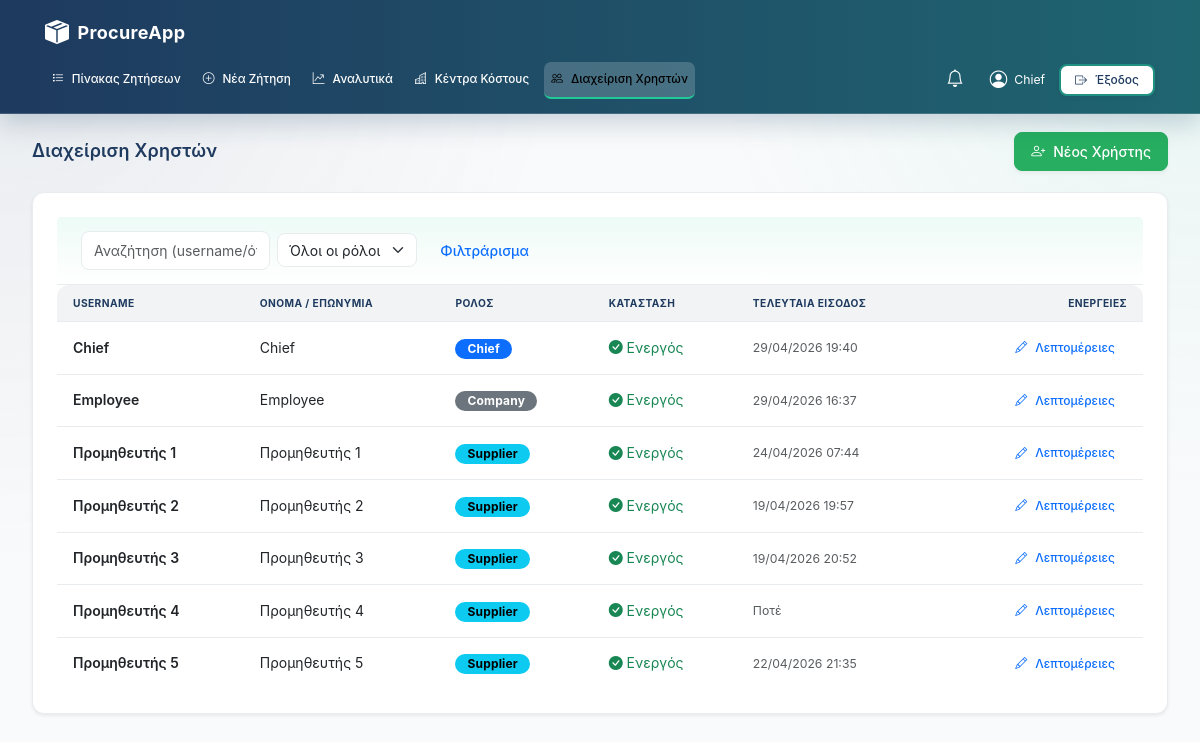
The app's page /chief/users (signed in), older data.
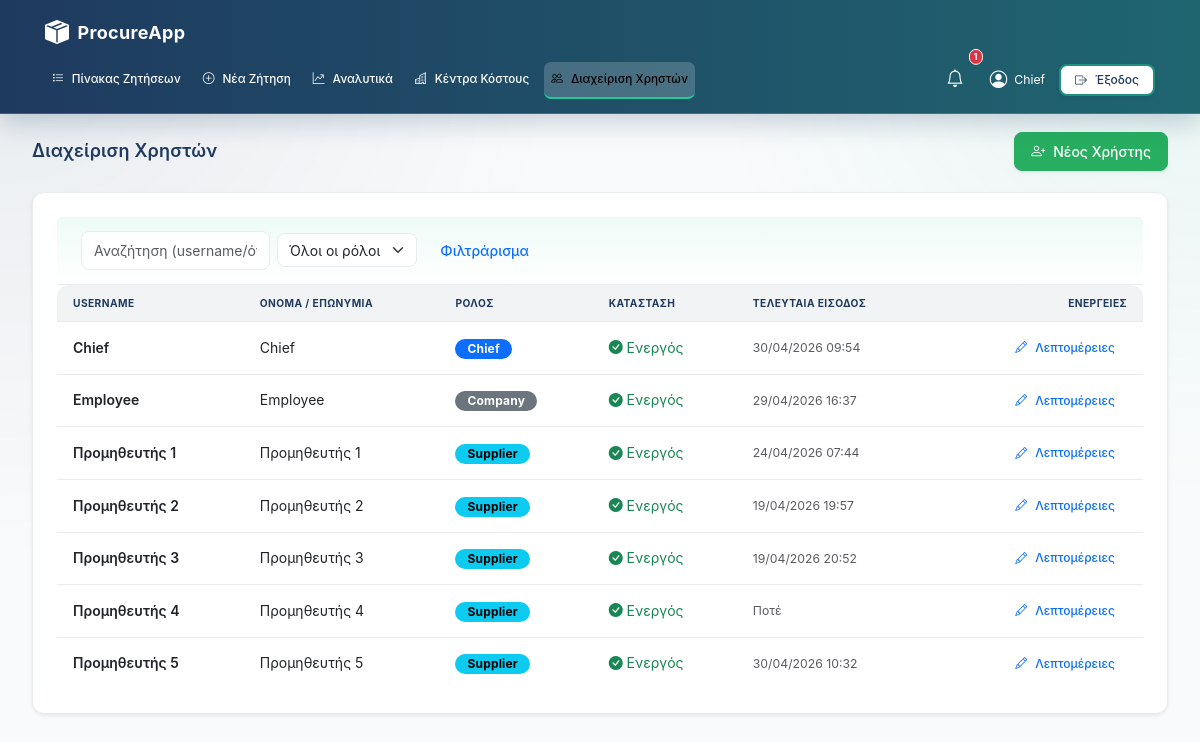
The same page, newer data.
### models.py (models this page shows, shortened)
class User(db.Model):
    __tablename__ = "users"
    id = db.Column(db.Integer, primary_key=True)
    username = db.Column(db.String(80), unique=True, nullable=False)
    display_name = db.Column(db.String(120), nullable=False)
    role = db.Column(db.String(20), nullable=False)
    password_hash = db.Column(db.String(255), nullable=False)
    is_active = db.Column(db.Boolean, default=True, nullable=False)
    created_at = db.Column(db.DateTime, default=datetime.utcnow)
    last_login_at = db.Column(db.DateTime, nullable=True)
    first_name = db.Column(db.String(120), nullable=True)
    last_name  = db.Column(db.String(120), nullable=True)
    approval_limit = db.Column(db.Numeric(12, 2), default=500.00)
    bids = db.relationship("Bid", backref="supplier", lazy=True)

### app/routes/admin.py (the view)
@admin_bp.route("/users")
@require_role("chief")
def users():
    users_list = User.query.all()
    return render_template("chief_users.html", users=users_list)

### app/auth.py (called while the page is built)
def require_roles(*roles):
    def wrap(fn):
        @wraps(fn)
        def inner(*args, **kwargs):
            if session.get("role") not in roles:
                flash("Δεν έχεις δικαίωμα πρόσβασης.", "danger")
                return redirect(url_for("auth.login"))
            return fn(*args, **kwargs)
        return inner
    return wrap

### templates/chief_users.html (shortened to what this page needs)
{% extends "base.html" %}
{% block content %}
<div class="d-flex justify-content-between align-items-center mb-4">
    <h3 class="mb-0">Διαχείριση Χρηστών</h3>
    <a class="btn btn-success" href="{{ url_for('admin.user_new') }}"><i class="bi bi-person-plus"></i> Νέος Χρήστης</a>
</div>
<div class="card shadow-sm">
  <div class="card-header bg-white py-3">
      <form class="row g-2 align-items-center" method="get">
        <div class="col-sm-6 col-md-4">
          <input class="form-control" name="q" value="{{ q or '' }}" placeholder="Αναζήτηση (username/όνομα)...">
        </div>
        <div class="col-sm-4 col-md-3">
          <select class="form-select" name="role">
            <option value="all">Όλοι οι ρόλοι</option>
          </select>
        </div>
        <div class="col-auto">
          <button class="btn btn-outline-primary">Φιλτράρισμα</button>
        </div>
      </form>
  </div>
  <div class="table-responsive">
    <table class="table table-hover align-middle mb-0">
      <thead class="table-light">
        <tr>
          <th>Username</th>
          <th>Όνομα / Επωνυμία</th>
          <th>Ρόλος</th>
          <th>Κατάσταση</th>
          <th>Τελευταία Είσοδος</th>
          <th class="text-end">Ενέργειες</th>
        </tr>
      </thead>
      <tbody>
        {% for u in users %}
        <tr>
          <td class="fw-semibold">{{ u.username }}</td>
          <td>{{ u.display_name }}</td>
          <td>
            {% if u.role == 'chief' %}<span class="badge text-bg-primary">Chief</span>
            {% elif u.role == 'company' %}<span class="badge text-bg-secondary">Company</span>
            {% elif u.role == 'supplier' %}<span class="badge text-bg-info">Supplier</span>
            {% else %}<span class="badge text-bg-light text-dark">{{ u.role }}</span>{% endif %}
          </td>
          <td>
            {% if u.is_active %}
              <span class="text-success"><i class="bi bi-check-circle-fill"></i> Ενεργός</span>
            {% else %}
              <span class="text-muted"><i class="bi bi-x-circle-fill"></i> Ανενεργός</span>
            {% endif %}
          </td>
          <td class="text-muted small">{{ u.last_login_at.strftime('%d/%m/%Y %H:%M') if u.last_login_at else 'Ποτέ' }}</td>
          <td class="text-end">
            <a class="btn btn-sm btn-outline-primary" href="{{ url_for('admin.user_detail', user_id=u.id) }}">
              <i class="bi bi-pencil"></i> Λεπτομέρειες
            </a>
          </td>
        </tr>
        {% else %}
          <tr><td colspan="6" class="text-center py-4 text-muted">Δεν βρέθηκαν χρήστες.</td></tr>
        {% endfor %}
      </tbody>
    </table>
  </div>
</div>
{% endblock %}

Row changes from the older to the newer data that the page shows:
changed User "Chief": last_login_at "29/04/2026 19:40" → "30/04/2026 09:54"
changed User "Προμηθευτής 5": last_login_at "22/04/2026 21:35" → "30/04/2026 10:32"
Text that changed along with them:
{{ unread_notifs|length }}: (not shown) → "1"
